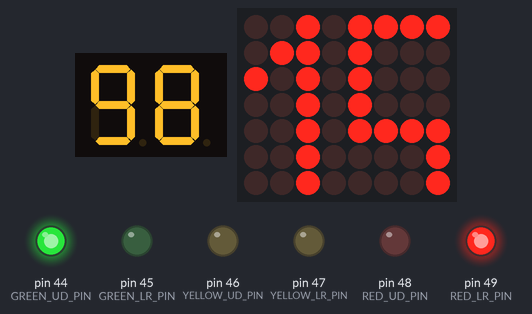
Bench run of a sketch on a simulated Arduino Mega 2560, built with avr-gcc and run on an emulated ATmega2560. On the bench: 2-digit seven-segment display, 8×7 LED matrix, output pins drawn as LEDs (lit = HIGH). Wiring (inferred from the names in the program): 2-digit 7-segment display, segments lit when LOW: segments pin 2, pin 3, pin 4, pin 5, pin 6, pin 7, pin 8; digit selects pin 11, pin 36; LED matrix (orientation assumed): rows pin 22, pin 24, pin 26, pin 28, pin 30, pin 32, pin 34; columns pin 23, pin 25, pin 27, pin 29, pin 31, pin 33, pin 35, pin 37. The segment pins are drawn as the display they are named for; pins used as bus, display or sensor lines are not drawn.

Above: at 0.1 s.
At 2.1 s:
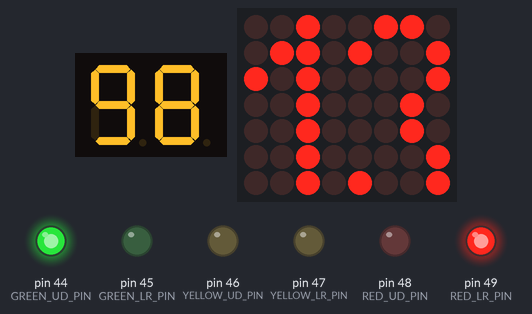
At 4.1 s:
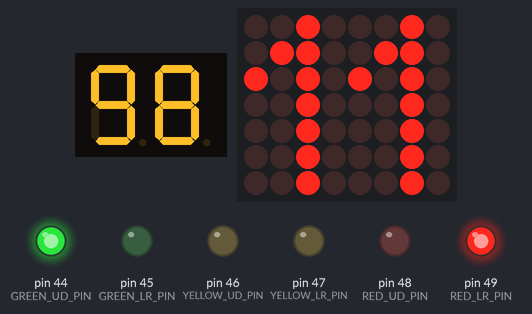
At 8.1 s:
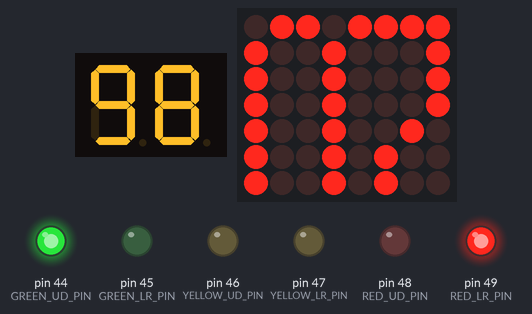
At 19.3 s:
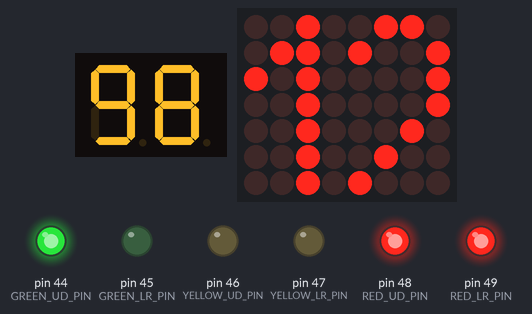
At 38.4 s:
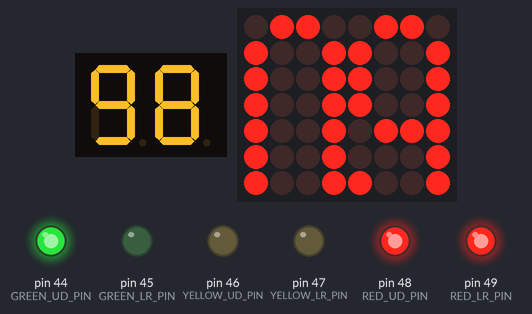
Timing chart, 0 to 39.9 s (numbered marks = the images above):
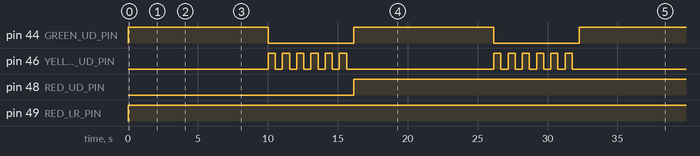

Measured:
- by itself, pin 44 (GREEN_UD_PIN): alternates HIGH for 10.0 s and LOW for 6.1 s
- by itself, pin 46 (YELLOW_UD_PIN): goes 5 × (HIGH 0.51 s, LOW 0.51 s), HIGH 0.51 s, LOW 10.5 s, 5 × (HIGH 0.51 s, LOW 0.51 s), HIGH 0.51 s, then LOW
- by itself, pin 48 (RED_UD_PIN): LOW → HIGH at 16.1 s
- by itself, pin 49 (RED_LR_PIN): LOW → HIGH at 0.00 s
- what the display in image 0 shows lasts 1.1 s, from 0.0 s to 1.1 s

The sketch:

Team3_DotMatrix.ino
```cpp
//상하 출력 핀 세팅
#define RED_UD_PIN     48
#define YELLOW_UD_PIN  46
#define GREEN_UD_PIN   44

//좌우 출력 핀 세팅
#define RED_LR_PIN     49
#define YELLOW_LR_PIN  47
#define GREEN_LR_PIN   45

//입력 핀 세팅
#define WALKER_UD_BUTTON 43
//#define WALKER_LR_BUTTON 42

//상단 신호 출력용 매트릭스 핀 번호 배열
int gUpperPinRow[] = { 2, 3, 4, 5, 6, 7, 8, 9 };
int gUpperPinCol[] = { 10, 11, 12, 13, 14, 15, 16, 17 };
//하단 신호 출력용 매트릭스 핀 번호 배열
int gLowerPinRow[] = { 22, 24, 26, 28, 30, 32, 34, 36 };
int gLowerPinCol[] = { 23, 25, 27, 29, 31, 33, 35, 37 };

//기타 기호상수
#define DRIVABLE_DURATION           10000                                   //주행 가능 시간, 녹색등 유지시간(20sec)
#define LED_YELLOW_BLINK_DURATION   5000                                    //경고등 점멸 시간(5sec)
#define BLINK_TIME                  LED_YELLOW_BLINK_DURATION / 1000        //점멸 횟수
#define TRAFFIC_LIGHT_IDLE_TIME     3000    //입력 받았을 시 대기 시간(3sec)
#define ARRAY_LENGTH                8
#define STOP_TIME                   15

//DotMatrix 타이머 출력을 위한 변수
int gNumbers[10][8][4] =
{
  // ZERO
  {
    { 0, 1, 1, 0 },
    { 1, 0, 0, 1 },
    { 1, 0, 0, 1 },
    { 1, 0, 0, 1 },
    { 1, 0, 0, 1 },
    { 1, 0, 0, 1 },
    { 1, 0, 0, 1 },
    { 0, 1, 1, 0 }
  },
  // ONE
  {
    { 0, 0, 1, 0 },
    { 0, 1, 1, 0 },
    { 1, 0, 1, 0 },
    { 0, 0, 1, 0 },
    { 0, 0, 1, 0 },
    { 0, 0, 1, 0 },
    { 0, 0, 1, 0 },
    { 1, 1, 1, 1 }
  },
  // TWO
  {
    { 0, 1, 1, 0 },
    { 1, 0, 0, 1 },
    { 0, 0, 0, 1 },
    { 0, 0, 0, 1 },
    { 0, 0, 1, 0 },
    { 0, 1, 0, 0 },
    { 1, 0, 0, 0 },
    { 1, 1, 1, 1 }
  },
  // THREE
  {
    { 0, 1, 1, 0 },
    { 1, 0, 0, 1 },
    { 0, 0, 0, 1 },
    { 0, 0, 1, 0 },
    { 0, 0, 1, 0 },
    { 0, 0, 0, 1 },
    { 1, 0, 0, 1 },
    { 0, 1, 1, 0 }
  },
  // FOUR
  {
    { 0, 0, 1, 0 },
    { 0, 1, 1, 0 },
    { 1, 0, 1, 0 },
    { 1, 0, 1, 0 },
    { 1, 0, 1, 0 },
    { 1, 1, 1, 1 },
    { 0, 0, 1, 0 },
    { 0, 0, 1, 0 }
  },
  // FIVE
  {
    { 1, 1, 1, 1 },
    { 1, 0, 0, 0 },
    { 1, 0, 0, 0 },
    { 1, 0, 0, 0 },
    { 1, 1, 1, 1 },
    { 0, 0, 0, 1 },
    { 0, 0, 0, 1 },
    { 1, 1, 1, 1 }
  },
  // SIX
  {
    { 0, 1, 1, 0 },
    { 1, 0, 0, 1 },
    { 1, 0, 0, 0 },
    { 1, 1, 1, 0 },
    { 1, 0, 0, 1 },
    { 1, 0, 0, 1 },
    { 1, 0, 0, 1 },
    { 0, 1, 1, 0 }
  },
  // SEVEN
  {
    { 1, 1, 1, 1 },
    { 0, 0, 0, 1 },
    { 0, 0, 0, 1 },
    { 0, 0, 0, 1 },
    { 0, 0, 1, 0 },
    { 0, 1, 0, 0 },
    { 0, 1, 0, 0 },
    { 0, 1, 0, 0 }
  },
  // EIGHT
  {
    { 0, 1, 1, 0 },
    { 1, 0, 0, 1 },
    { 1, 0, 0, 1 },
    { 0, 1, 1, 0 },
    { 0, 1, 1, 0 },
    { 1, 0, 0, 1 },
    { 1, 0, 0, 1 },
    { 0, 1, 1, 0 }
  },
  // NINE
  {
    { 0, 1, 1, 0 },
    { 1, 0, 0, 1 },
    { 1, 0, 0, 1 },
    { 1, 0, 0, 1 },
    { 0, 1, 1, 1 },
    { 0, 0, 0, 1 },
    { 1, 0, 0, 1 },
    { 0, 1, 1, 0 }
  }
};
//DotMatrix 보행자 그림 출력을 위한 변수
int gWalkerSigns[2][8][8] =
{
  // RED : CANNOT CROSS
  {
    { 0, 0, 0, 1, 1, 0, 0, 0 },
    { 0, 0, 0, 1, 1, 0, 0, 0 },
    { 0, 0, 0, 0, 0, 0, 0, 0 },
    { 0, 0, 1, 1, 1, 1, 0, 0 },
    { 0, 1, 0, 1, 1, 0, 1, 0 },
    { 0, 0, 0, 1, 1, 0, 0, 0 },
    { 0, 0, 1, 0, 0, 1, 0, 0 },
    { 0, 0, 1, 0, 0, 1, 0, 0 }
  },
  // GREEN : CAN CROSS
  {
    { 0, 0, 0, 1, 1, 0, 0, 0 },
    { 0, 0, 0, 1, 1, 0, 0, 0 },
    { 0, 1, 0, 0, 0, 0, 0, 0 },
    { 0, 0, 1, 1, 1, 1, 1, 0 },
    { 0, 0, 0, 1, 1, 0, 0, 0 },
    { 0, 0, 0, 1, 1, 0, 1, 0 },
    { 0, 0, 1, 0, 0, 1, 0, 0 },
    { 0, 1, 0, 0, 0, 0, 0, 0 }
  }
};

/*
//기능 : duration 동안 pin을 킵니다
void TurnOnLEDWithinTime(int pin, int duration);
//기능 : duration동안 pin을 blinkTime번 점멸시킵니다
void BlinkLED(int pin, int duration, int blinkTime);
//기능 : 보행자가 건널 수 있게 신호등을 조정합니다.
void AdjustTrafficLight();
*/
//기능 : AdjustTrafficLight() 보조 함수
void doAdjustTrafficLight(int red, int green, int yellow);
/*
//기능 : duration동안 보행자 버튼으로부터 신호를 받습니다.
void Polling(const int duration);
*/

//기능 : 상단의 DotMatrix 신호를 지웁니다.
void ClearUpper();
//기능 : 하단의 DotMatrix 신호를 지웁니다.
void ClearLower();
//기능 : former, later순으로 DotMatrix에 숫자를 출력합니다.
void DisplayNumber(int former[][4], int later[][4]);
//기능 : 상단 DotMatrix에 정지 신호를 출력합니다.
void DisplayStopSign();
//기능 : 하단 DotMatrix에 보행 신호를 출력합니다.
void DisplayWalkSign();
//기능 : duration 동안 타이머를 출력합니다.
void DisplayTimer(int duration);
//기능 : duration 동안 타이머를 출력하면서 대기합니다.
void PrintAndDelay(int duration, int former, int later);
//기능 : duration 동안 타이머를 출력하면서 폴링을 받습니다.
void PrintAndDelayWithPolling(int duration, int former, int later);

/*
//기능 : duration 동안 pin을 킵니다
void TurnOnLEDWithinTime(int pin, int duration);
*/
//기능 : duration동안 pin을 blinkTime번 점멸시킵니다
void BlinkLEDForUD(int duration, int blinkTime);
//기능 : 신호를 바꿉니다
void AdjustTrafficLightForUD();

void setup()
{
  //상하 출력 핀 모드 설정
  pinMode(RED_UD_PIN, OUTPUT);
  pinMode(YELLOW_UD_PIN, OUTPUT);
  pinMode(GREEN_UD_PIN, OUTPUT);
  //좌우 출력 핀 모드 설정
  pinMode(RED_LR_PIN, OUTPUT);
  pinMode(YELLOW_LR_PIN, OUTPUT);
  pinMode(GREEN_LR_PIN, OUTPUT);
  //DotMatrix 핀 모드 설정 및 초기화
  for(int i = 0; i < ARRAY_LENGTH; ++i)
  {
    pinMode(gUpperPinRow[i], OUTPUT);
    pinMode(gUpperPinCol[i], OUTPUT);
    pinMode(gLowerPinRow[i], OUTPUT);
    pinMode(gLowerPinCol[i], OUTPUT);

    digitalWrite(gUpperPinRow[i], LOW);
    digitalWrite(gUpperPinCol[i], HIGH);
    digitalWrite(gLowerPinRow[i], LOW);
    digitalWrite(gLowerPinCol[i], HIGH);
  }
}

void loop()
{
  //상하 주행
  digitalWrite(RED_LR_PIN, HIGH);
  digitalWrite(GREEN_UD_PIN, HIGH);
  for (int t = STOP_TIME; t >= 0; --t)
  {
     int former = t / 10;
     int later = t % 10;
     if (t > BLINK_TIME)
     {
        PrintAndDelay(1000, former, later);
     }
     else
     {
       digitalWrite(GREEN_UD_PIN, LOW);
       BlinkLEDForUD(former, later);
     }
  }
  digitalWrite(RED_UD_PIN, HIGH);
}
/*
void TurnOnLEDWithinTime(const int pin, const int duration)
{
  digitalWrite(pin, HIGH);
  Polling(duration);
  digitalWrite(pin, LOW);
}
*/
void BlinkLED(int pin, int duration, int blinkTime)
{
  const int delayTime = duration / (blinkTime + blinkTime);

  for (int i = 0; i < blinkTime; ++i)
  {
    digitalWrite(pin, HIGH);
    delay(delayTime);
    digitalWrite(pin, LOW);
    delay(delayTime);
  }
}
/*
void AdjustTrafficLight()
{
  if (digitalRead(WALKER_UD_BUTTON) == LOW && digitalRead(GREEN_UD_PIN) == HIGH)
  {
    doAdjustTrafficLight(RED_UD_PIN, GREEN_UD_PIN, YELLOW_UD_PIN);
  }
  else if (digitalRead(WALKER_LR_BUTTON) == LOW && digitalRead(GREEN_LR_PIN) == HIGH)
  {
    doAdjustTrafficLight(RED_LR_PIN, GREEN_LR_PIN, YELLOW_LR_PIN);
  }
}
*/
void doAdjustTrafficLight(int red, int green, int yellow)
{
  delay(TRAFFIC_LIGHT_IDLE_TIME);
  digitalWrite(green, LOW);
  BlinkLED(yellow, LED_YELLOW_BLINK_DURATION, BLINK_TIME);
  digitalWrite(red, HIGH);
}
/*
void Polling(const int duration)
{
  int durationTime = duration / 1000;

  for (int i = 0; i < 1000; ++i)
  {
    AdjustTrafficLight();
    delay(durationTime);
  }
}
*/
void DisplayNumber(int former[][4], int later[][4])
{
  for(int r = 0; r < 8; ++r)
  {
    ClearLower();
    digitalWrite(gLowerPinRow[r], HIGH);
    //십의 자리 출력
    for(int c = 0; c < 4; ++c)
    {
      if (former[r][c])
      {
        digitalWrite(gLowerPinCol[c], LOW);
      }
    }
    //일의 자리 출력
    for(int c = 0; c < 4; ++c)
    {
      if (later[r][c])
      {
        digitalWrite(gLowerPinCol[c + 4], LOW);
      }
    }
    //HACK : 이 함수가 없을 시, 출력 신호가 뚜렷하게 보이지 않음
    delay(1);
  }
}

void DisplayStopSign()
{
  for(int r = 0; r < 8; ++r)
  {
    ClearUpper();
    digitalWrite(gUpperPinRow[r], HIGH);
    for(int c = 0; c < 8; ++c)
    {
      if(gWalkerSigns[0][r][c] == 1)
      {
        digitalWrite(gUpperPinCol[c], LOW);
      }
    }
    //HACK : 출력 신호를 유지하기 위해 사용
    delay(1);
  }
}

void DisplayWalkSign()
{
  for(int r = 0; r < 8; ++r)
  {
    ClearLower();
    digitalWrite(gLowerPinRow[r], HIGH);
    for(int c = 0; c < 8; ++c)
    {
      if(gWalkerSigns[1][r][c])
      {
        digitalWrite(gLowerPinCol[c], LOW);
      }
    }
    //HACK : 출력 신호를 유지하기 위해 사용
    delay(1);
  }
}

void ClearUpper()
{
  for (int i = 0; i < ARRAY_LENGTH; ++i)
  {
    digitalWrite(gUpperPinRow[i], LOW);
    digitalWrite(gUpperPinCol[i], HIGH);
  }
}

void ClearLower()
{
  for (int i = 0; i < ARRAY_LENGTH; ++i)
  {
    digitalWrite(gLowerPinRow[i], LOW);
    digitalWrite(gLowerPinCol[i], HIGH);
  }
}

void DisplayTimer(int duration)
{
  unsigned timeStart;
  unsigned timeEnd;
  for (int t = duration; t >= 0; --t)
  {
    int former = t / 10;
    int later = t % 10;
    timeStart = timeEnd = millis();
    while (timeEnd - timeStart <= 1000)
    {
      DisplayStopSign();
      DisplayNumber(gNumbers[former], gNumbers[later]);
      timeEnd = millis();
    }
  }
}

void PrintAndDelayWithPolling(int duration, int former, int later)
{
  unsigned timeStart;
  unsigned timeEnd;
  timeStart = timeEnd = millis();
  while (timeEnd - timeStart <= duration)
  {
    DisplayStopSign();
    DisplayNumber(gNumbers[former], gNumbers[later]);
    if (digitalRead(WALKER_UD_BUTTON) == LOW && digitalRead(GREEN_UD_PIN) == HIGH)
    {
      AdjustTrafficLightForUD(former, later);
    }
    /*
    else if (digitalRead(WALKER_LR_BUTTON) == LOW && digitalRead(GREEN_LR_PIN) == HIGH)
    {
      ClearUpper();
      ClearLower();
      doAdjustTrafficLight(RED_LR_PIN, GREEN_LR_PIN, YELLOW_LR_PIN);
    }
    */
    timeEnd = millis();
  }
}

void PrintAndDelay(int duration, int former, int later)
{
  unsigned timeStart;
  unsigned timeEnd;
  timeStart = timeEnd = millis();
  while (timeEnd - timeStart <= duration)
  {
    DisplayStopSign();
    DisplayNumber(gNumbers[former], gNumbers[later]);
    timeEnd = millis();
  }
}

void BlinkLEDForUD(int former, int later)
{
  const int delayTime = LED_YELLOW_BLINK_DURATION / (BLINK_TIME + BLINK_TIME);
  digitalWrite(YELLOW_UD_PIN, HIGH);
  PrintAndDelay(delayTime, former, later);
  digitalWrite(YELLOW_UD_PIN, LOW);
  PrintAndDelay(delayTime, former, later);
}

void AdjustTrafficLightForUD(int former, int later)
{
  delay(TRAFFIC_LIGHT_IDLE_TIME);
  digitalWrite(GREEN_UD_PIN, LOW);
  BlinkLEDForUD(former, later);
  digitalWrite(RED_UD_PIN, HIGH);
}
```
